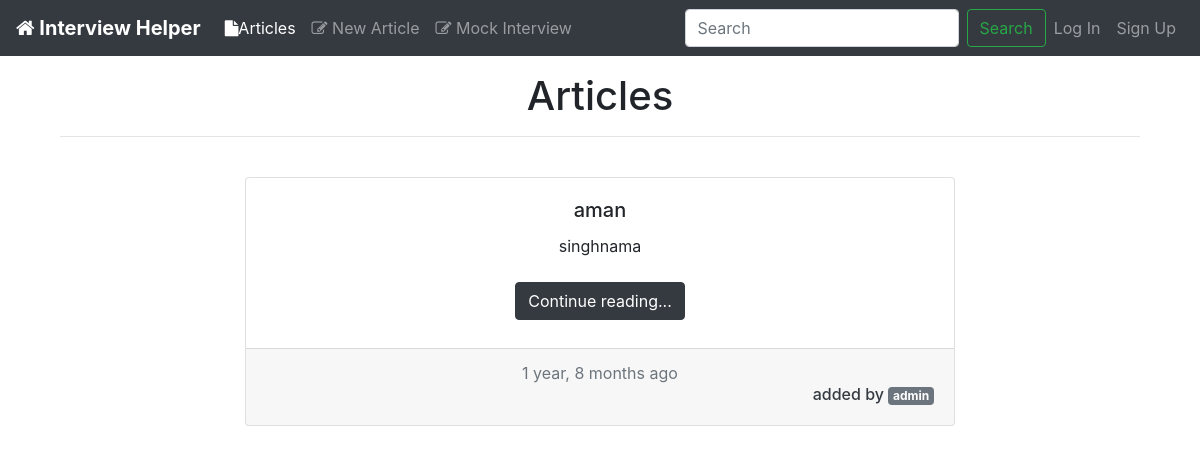
/, run on an earlier commit of the app's database.
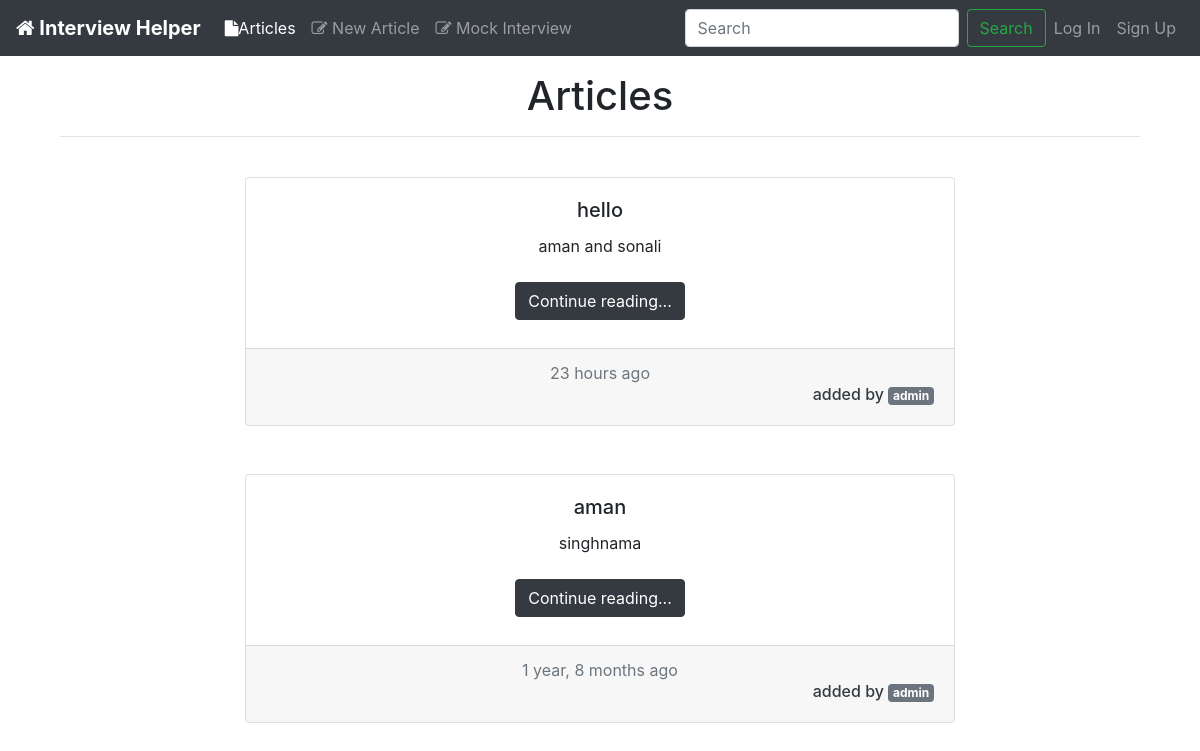
And on a later commit of the database.
### articles/models.py (models this page shows, shortened)
class Article(models.Model):
    title = models.CharField(max_length=100)
    slug = models.SlugField()
    text = models.TextField()
    date = models.DateTimeField(auto_now_add=True)
    author = models.ForeignKey(CustomUser,on_delete=models.CASCADE,default=None)

### accounts/models.py (models this page shows, shortened)
class CustomUser(AbstractUser):
    username = None
    email = models.EmailField(_('email adress'), unique=True)
    USERNAME_FIELD = 'email'
    name = models.CharField(max_length=255)
    is_active = models.BooleanField(default=True)
    REQUIRED_FIELDS = []
    objects = CustomUserManager()

### firstdev/views.py (the view)
# urls.py: url(r'^$', views.home, name="home"),
def home(request, nouse=0):
    articles = Article.objects.all().order_by('date')
    articles = articles.reverse()
    return render(request, 'articles/article_list.html', {'articles':articles})

### templates/articles/article_list.html
{% extends 'base_layout.html'%}
{% load humanize %}
{% load static%}
{% block activelis %}active{% endblock%}
{% block content %}
<div class="container text-center tex-dark">
  <h1 >Articles</h1>
  <hr>
  <br>
  {% for article in articles %}
  <div class="row">
    <div class="col-lg"></div>
    <div class="col-lg-8">
      <div class="card text-center">
        <div class="card-body">
            <h5 class="card-title">{{article.title}}</h5>
            <div class="card-text preview" style="overflow:auto; height:100%; width:100%;">
              {{article.text|truncatechars_html:500|safe}}
            </div>
            <p class="card-text my-2"><a href="{% url 'articles:details' slug=article.slug%}" class="btn btn-dark">
              Continue reading...
            </a></p>
        </div>
        <div class="card-footer text-muted">
          {{article.date|naturaltime}}
          <a href="{% url 'accounts:profile' email=article.author.email %}">
          <h6 class="text-dark text-right">
            added by <span class="badge badge-secondary">{{article.author.name}}</span>
          </h6></a>
        </div>
      </div>
    </div>
    <div class="col-lg"></div>
  </div>
  <br><br>
  {% endfor %}
</div>
{% endblock %}

What changed in the data, as far as the page shows it:
added Article: title "hello", text "aman and sonali", date "23 hours ago", author.name "admin"
